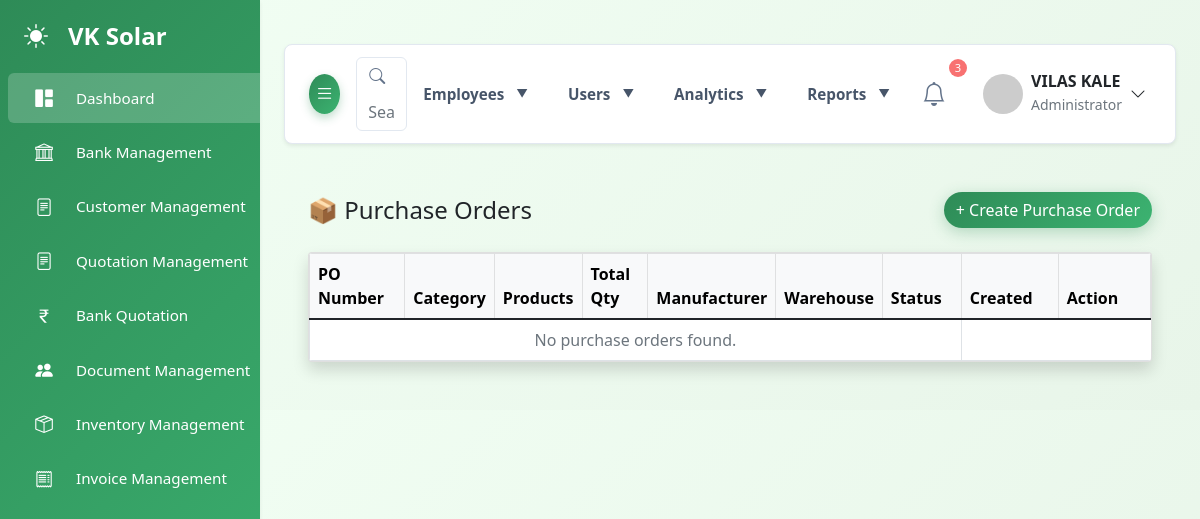
Before: /admin/invoice/purchase_invoice_list (signed in) with the older database file.
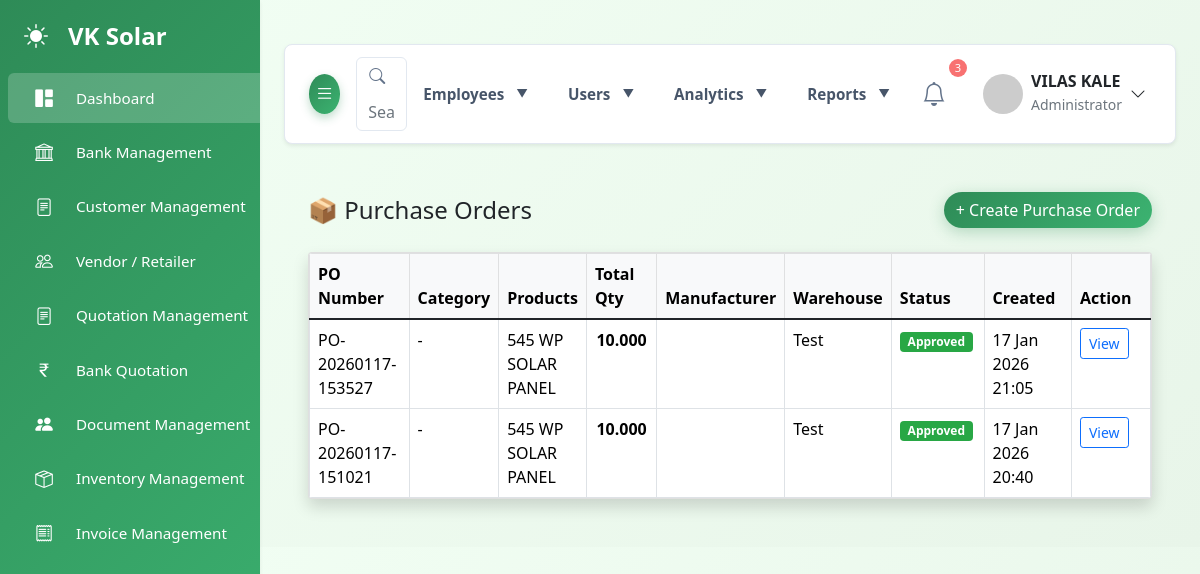
After: the same page with the newer database file.
### tables this page shows
CREATE TABLE `purchase_orders` (
  `id` int NOT NULL,
  `po_number` varchar(50) NOT NULL,
  `manufacturer_id` int NOT NULL,
  `warehouse_id` int NOT NULL,
  `status` enum('pending','approved','rejected') DEFAULT 'pending',
  `invoice_id` int DEFAULT NULL,
  `remarks` text,
  `created_by` int NOT NULL,
  `approved_by` int DEFAULT NULL,
  `created_at` datetime DEFAULT CURRENT_TIMESTAMP,
  `approved_at` datetime DEFAULT NULL
);

CREATE TABLE `warehouses` (
  `id` int NOT NULL,
  `name` varchar(150) NOT NULL,
  `code` varchar(50) DEFAULT NULL,
  `address` text,
  `city` varchar(100) DEFAULT NULL,
  `state` varchar(100) DEFAULT NULL,
  `pincode` varchar(12) DEFAULT NULL,
  `contact_name` varchar(100) DEFAULT NULL,
  `contact_phone` varchar(20) DEFAULT NULL,
  `image` varchar(255) DEFAULT NULL,
  `created_by` int DEFAULT NULL,
  `created_at` timestamp NULL DEFAULT CURRENT_TIMESTAMP,
  `updated_at` timestamp NULL DEFAULT CURRENT_TIMESTAMP ON UPDATE CURRENT_TIMESTAMP
);

### admin/connect/auth_middleware.php (called while the page is built, shortened)
<?php
class AuthMiddleware {
    private $conn;
    public function __construct($connection) {
        $this->conn = $connection;
    }
    public function requireAuth() {
        if (!$this->verifyUserActive($_SESSION['user_id'])) {
            $this->logout();
            $this->redirectToLogin();
        }
    }
    public function checkPermission($module, $action = 'view') {
        $this->requireAuth();
        $role = $_SESSION['role'];
        $permission = $this->getUserPermission($role, $module);
        switch ($action) {
            case 'view': return $permission['can_view'];
            case 'create': return $permission['can_create'];
            case 'edit': return $permission['can_edit'];
        }
    }
    private function getUserPermission($role, $module) {
        $stmt = $this->conn->prepare("
            SELECT can_view, can_create, can_edit, can_delete
            FROM user_permissions
            WHERE role = ? AND module = ?
        ");
        $stmt->bind_param("ss", $role, $module);
        $stmt->execute();
        $result = $stmt->get_result();
        if ($result->num_rows > 0) {
            return $result->fetch_assoc();
        }
        return ['can_view' => false, 'can_create' => false, 'can_edit' => false, 'can_delete' => false];
    }
    private function verifyUserActive($userId) {
        $stmt = $this->conn->prepare("
            SELECT id, username, role, is_active
            FROM users
            WHERE id = ? AND is_active = 1
        ");
        $stmt->bind_param("i", $userId);
        $stmt->execute();
        $result = $stmt->get_result();
        if ($result->num_rows > 0) {
            $user = $result->fetch_assoc();
            return true;
        }
        return false;
    }
}
require_once 'db.php';
$auth = new AuthMiddleware($conn);
?>

### admin/invoice/purchase_invoice_list.php (the view, shortened to what the changed rows need)
<?php
require_once __DIR__ . '/../connect/db.php';
require_once __DIR__ . '/../connect/auth_middleware.php';
$auth->requirePermission('invoice_management', 'view');
$sql = "
SELECT
    po.id,
    po.po_number,
    po.status,
    po.created_at,
    pm.manufacturer_name,
    pc.category_name,
    w.name AS warehouse_name,
    GROUP_CONCAT(p.name SEPARATOR ', ') AS product_names,
    SUM(poi.quantity) AS total_qty
FROM purchase_orders po
LEFT JOIN product_manufacturers pm ON pm.id = po.manufacturer_id
LEFT JOIN product_categories pc ON pc.id = pm.category_id
LEFT JOIN warehouses w ON w.id = po.warehouse_id
LEFT JOIN purchase_order_items poi ON poi.purchase_order_id = po.id
LEFT JOIN products p ON p.id = poi.product_id
WHERE 1=1
";
$sql .= " GROUP BY po.id ORDER BY po.created_at DESC";
$stmt = $conn->prepare($sql);
$stmt->execute();
$orders = $stmt->get_result()->fetch_all(MYSQLI_ASSOC);
?>
<!doctype html>
<html>
<head>
<?php require_once __DIR__ . '/../include/head2.php'; ?>
<link href="https://cdn.jsdelivr.net/npm/bootstrap@5.1.3/dist/css/bootstrap.min.css" rel="stylesheet">
</head>
<body>
<?php include __DIR__ . '/../include/sidebar.php'; ?>
<div id="main-content">
<main class="container-fluid py-4">
<div class="card shadow">
<div class="card-body p-0">
<table class="table table-bordered table-hover mb-0">
<thead class="table-light">
<tr>
<th width="140">PO Number</th>
<th>Category</th>
<th>Products</th>
<th width="100">Total Qty</th>
<th>Manufacturer</th>
<th>Warehouse</th>
<th width="120">Status</th>
<th width="160">Created</th>
<th width="180">Action</th>
</tr>
</thead>
<tbody>
<?php if (!$orders): ?>
<tr>
<td colspan="7" class="text-center text-muted">
No purchase orders found.
</td>
</tr>
<?php endif; ?>
<?php foreach ($orders as $o): ?>
<?php
$statusClass = 'badge-pending';
if ($o['status'] === 'approved') $statusClass = 'badge-approved';
?>
<tr>
<td><?= htmlspecialchars($o['po_number']) ?></td>
<td><?= htmlspecialchars($o['category_name'] ?? '-') ?></td>
<td style="max-width:250px;"><?= htmlspecialchars($o['product_names']) ?></td>
<td class="text-center fw-bold"><?= $o['total_qty'] ?? 0 ?></td>
<td><?= htmlspecialchars($o['manufacturer_name']) ?></td>
<td><?= htmlspecialchars($o['warehouse_name']) ?></td>
<td>
<span class="badge <?= $statusClass ?>">
<?= ucfirst($o['status']) ?>
</span>
</td>
<td><?= date('d M Y H:i', strtotime($o['created_at'])) ?></td>
<td>
<a href="purchase_invoice_view.php?id=<?= $o['id'] ?>"
class="btn btn-sm btn-outline-primary">
View
</a>
</td>
</tr>
<?php endforeach; ?>
</tbody>
</table>
</div>
</div>
</main>
</div>
</body>
</html>

### admin/include/sidebar.php (shortened to what the changed rows need)
<?php
require_once __DIR__ . '/../connect/auth_middleware.php';
?>
   <?php if ($auth->checkPermission('partner_management', 'view')): ?>
          <li class="nav-item">
        <a
          class="nav-link"
          data-bs-toggle="collapse"
          href="#partnerCollapse"
          role="button"
          aria-expanded="false"
          aria-controls="quotationCollapse"
        >
          <i class="bi bi-people"></i>
          <span class="nav-link-text"> Vendor / Retailer</span>
        </a>
        </li>
    <?php endif; ?>

Changed rows visible on the page:
added purchase_orders: po_number "PO-20260117-153527", category_name "-", product_names "545 WP SOLAR PANEL", total_qty "10.000", warehouse.name "Test", status "Approved", created_at "17 Jan 2026 21:05"
added purchase_orders: po_number "PO-20260117-151021", category_name "-", product_names "545 WP SOLAR PANEL", total_qty "10.000", warehouse.name "Test", status "Approved", created_at "17 Jan 2026 20:40"
Other visible differences:
text no longer shown: "No purchase orders found."
text now shown: "Vendor / Retailer"
